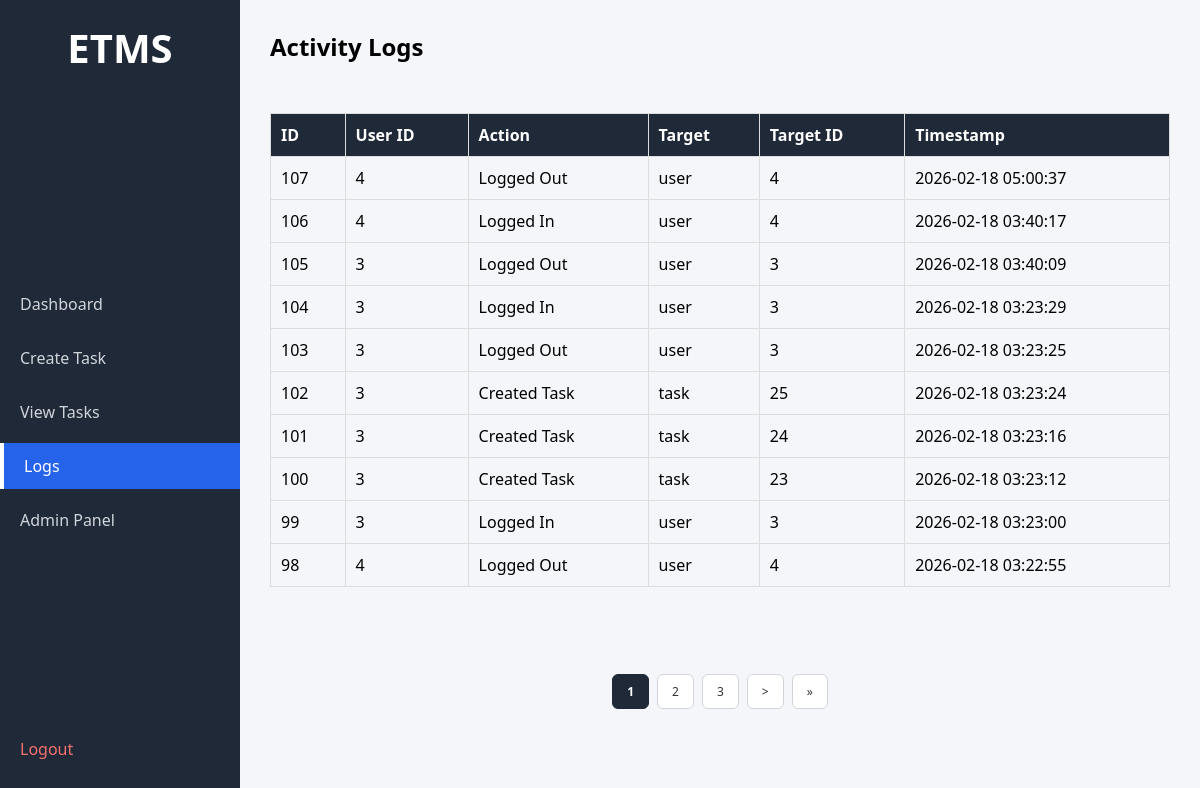
Page /logs (signed in) on the committed database.
### tables this page shows
CREATE TABLE logs(
    id INTEGER PRIMARY KEY AUTOINCREMENT,
    user_id INTEGER NOT NULL,
    action TEXT NOT NULL,
    target_type TEXT,
    target_id INTEGER,
    timestamp DATETIME DEFAULT CURRENT_TIMESTAMP
);

### app.py (the view)
        def wrapper(*args, **kwargs):
            if "role" not in session:
                return redirect("/login")
            if session["role"] not in allowed_roles:
                return "<h1>Access Denied: Your role does not have permission.</h1>" \
                "<a href='/dashboard'>Back to Dashboard</a>"
            return func(*args, **kwargs)

### app.py (called while the page is built)
def role_required(allowed_roles):
    def decorator(func):
        def wrapper(*args, **kwargs):
            if "role" not in session:
                return redirect("/login")
            if session["role"] not in allowed_roles:
                return "<h1>Access Denied: Your role does not have permission.</h1>" \
                "<a href='/dashboard'>Back to Dashboard</a>"
            return func(*args, **kwargs)
        wrapper.__name__ = func.__name__
        return wrapper
    return decorator

@app.route("/logs")
@role_required(["admin"])
def view_logs():
    conn = sqlite3.connect("database.db")
    c = conn.cursor()
    page = request.args.get("page", 1, type=int)
    per_page = 10
    offset = (page - 1) * per_page
    c.execute("SELECT COUNT(*) FROM logs")
    total = c.fetchone()[0]
    c.execute("SELECT * FROM logs ORDER BY id DESC LIMIT ? OFFSET ?",
              (per_page, offset))
    logs_list = c.fetchall()
    conn.close()
    total_pages = (total + per_page - 1) // per_page
    return render_template(
        "logs.html",
        logs=logs_list,
        page=page,
        total_pages=total_pages
    )

### templates/logs.html (shortened to what this page needs)
<!DOCTYPE html>
<html lang="en">
<head>
    <link rel="stylesheet" href="/static/dashboard.css">
</head>
<body>
    <div class="layout">
        <div class="sidebar">
            <h2 class="logo">ETMS</h2>
            <ul class="nav-links">
                <li><a href="/dashboard">Dashboard</a></li>
                <li><a href="/create_task">Create Task</a></li>
                <li><a href="/tasks">View Tasks</a></li>
                <li><a href="/logs" class="active">Logs</a></li>
                <li><a href="/admin">Admin Panel</a></li>
            </ul>
            <div class="sidebar-footer">
                <a href="/logout" class="logout">Logout</a>
            </div>
        </div>
        <div class="main-content">
            <div class="topbar">
                <h1>Activity Logs</h1>
            </div>
            <div class="content">
                <table border="1">
                    <tr>
                        <th>ID</th>
                        <th>User ID</th>
                        <th>Action</th>
                        <th>Target</th>
                        <th>Target ID</th>
                        <th>Timestamp</th>
                    </tr>
                    {% for log in logs %}
                    <tr>
                        <td>{{ log[0] }}</td>
                        <td>{{ log[1] }}</td>
                        <td>{{ log[2] }}</td>
                        <td>{{ log[3] }}</td>
                        <td>{{ log[4] }}</td>
                        <td>{{ log[5] }}</td>
                    </tr>
                    {% endfor %}
                </table><br>
                <div class="pagination">
                    {% for p in range(1, total_pages + 1) %}
                        {% if p == page %}
                            <span class="page-number active">{{ p }}</span>
                        {% elif p >= page - 2 and p <= page + 2 %}
                            <a href="?page={{ p }}" class="page-number">{{ p }}</a>
                        {% endif %}
                    {% endfor %}
                    {% if page < total_pages %}
                        <a href="?page={{ page + 1 }}" class="page-btn">&gt;</a>
                        <a href="?page={{ total_pages }}" class="page-btn">&raquo;</a>
                    {% endif %}
                </div>
            </div>
        </div>
    </div>
</body>
</html>

### static/dashboard.css (style rules this page uses)
* { margin: 0; padding: 0; box-sizing: border-box; font-family: "Segoe UI", sans-serif; }
body { background-color: #f4f6f9; font-size: 16px; }
.layout { display: flex; min-height: 100vh; }
.sidebar { width: 240px; background-color: #1f2937; color: white; display: flex; flex-direction: column; justify-content: space-between; position: fixed; top: 0; left: 0; bottom: 0; height: 100vh; overflow-y: auto; padding: 20px 0; }
.logo { text-align: center; margin-bottom: 30px; font-size: 40px; }
.nav-links { list-style: none; }
.nav-links li { margin: 8px 0; }
.nav-links a { display: block; padding: 12px 20px; color: #d1d5db; text-decoration: none; transition: 0.3s; }
.nav-links a.active { background-color: #2563eb; color: white; border-left: 4px solid white; }
.sidebar-footer { padding: 20px; }
.logout { color: #f87171; text-decoration: none; }
.main-content { flex: 1; padding: 30px; margin-left: 240px; height: 100vh; overflow-y: auto; }
.topbar { margin-bottom: 30px; }
.topbar h1 { font-size: 24px; margin-bottom: 5px; }
.content { display: flex; gap: 20px; flex-direction: column; }
table { width: 100%; border-collapse: collapse; margin-top: 20px; }
table th, table td { padding: 10px; text-align: left; border: 1px solid #ddd; }
table th { background-color: #1f2937; color: white; }
.pagination { margin-top: 25px; display: flex; justify-content: center; align-items: center; gap: 8px; flex-wrap: wrap; }
.page-btn, .page-number { padding: 8px 14px; border: 1px solid #d1d5db; background-color: white; color: #333; text-decoration: none; border-radius: 6px; font-size: 12px; transition: all 0.2s ease; }
.page-number.active { background-color: #1f2937; border-color: #1f2937; color: white; font-weight: bold; pointer-events: none; }

### rows in the picture
logs: id "107", user "4", action "Logged Out", target_type "user", target "4", timestamp "2026-02-18 05:00:37"
logs: id "106", user "4", action "Logged In", target_type "user", target "4", timestamp "2026-02-18 03:40:17"
logs: id "105", user "3", action "Logged Out", target_type "user", target "3", timestamp "2026-02-18 03:40:09"
logs: id "104", user "3", action "Logged In", target_type "user", target "3", timestamp "2026-02-18 03:23:29"
logs: id "103", user "3", action "Logged Out", target_type "user", target "3", timestamp "2026-02-18 03:23:25"
logs: id "102", user "3", action "Created Task", target_type "task", target "25", timestamp "2026-02-18 03:23:24"
logs: id "101", user "3", action "Created Task", target_type "task", target "24", timestamp "2026-02-18 03:23:16"
logs: id "100", user "3", action "Created Task", target_type "task", target "23", timestamp "2026-02-18 03:23:12"
logs: id "99", user "3", action "Logged In", target_type "user", target "3", timestamp "2026-02-18 03:23:00"
logs: id "98", user "4", action "Logged Out", target_type "user", target "4", timestamp "2026-02-18 03:22:55"

### other values in the picture
{{ p }} "1"
{{ p }} "2" "3"
